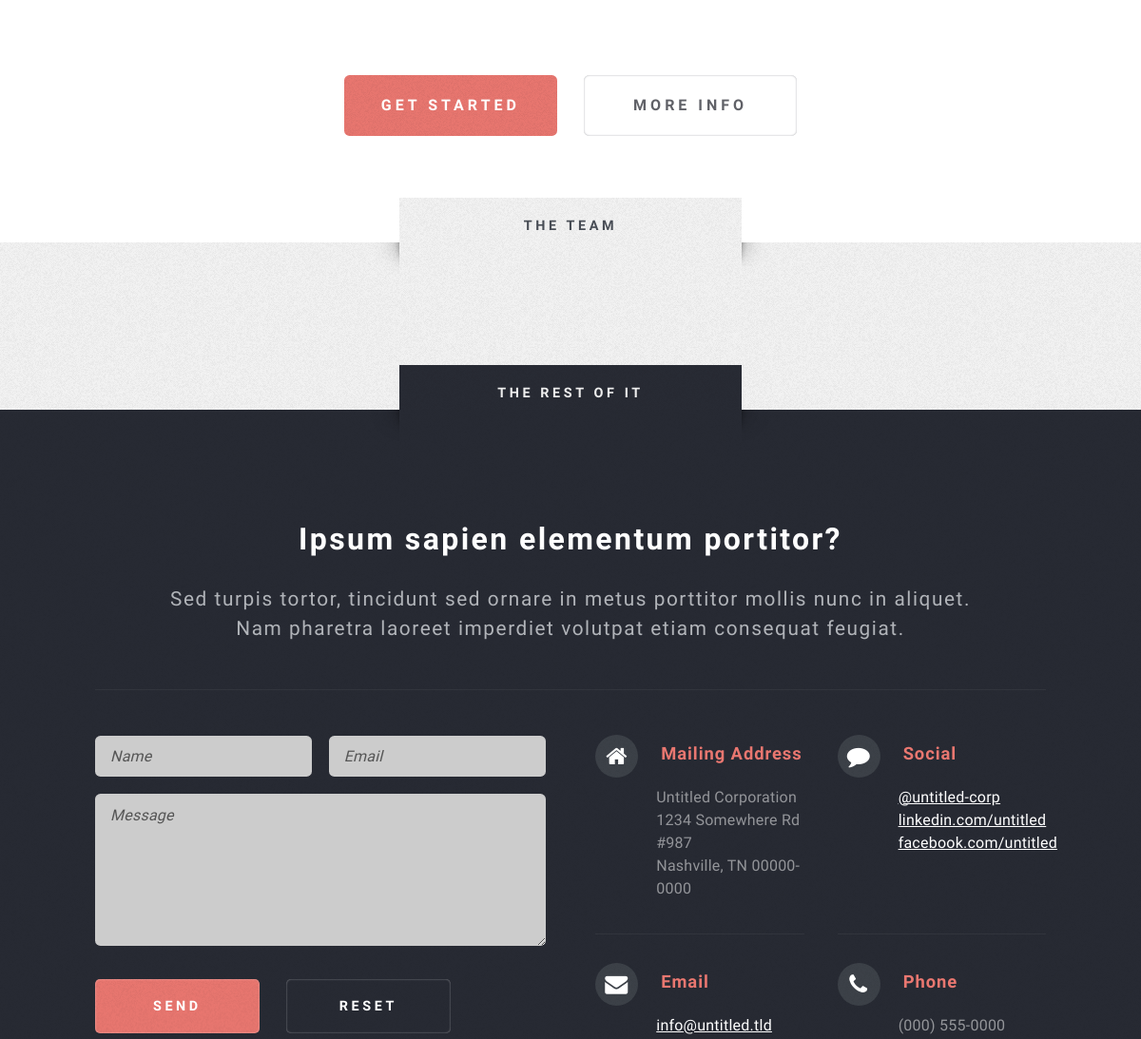
Before: / (middle part) with the older database file.
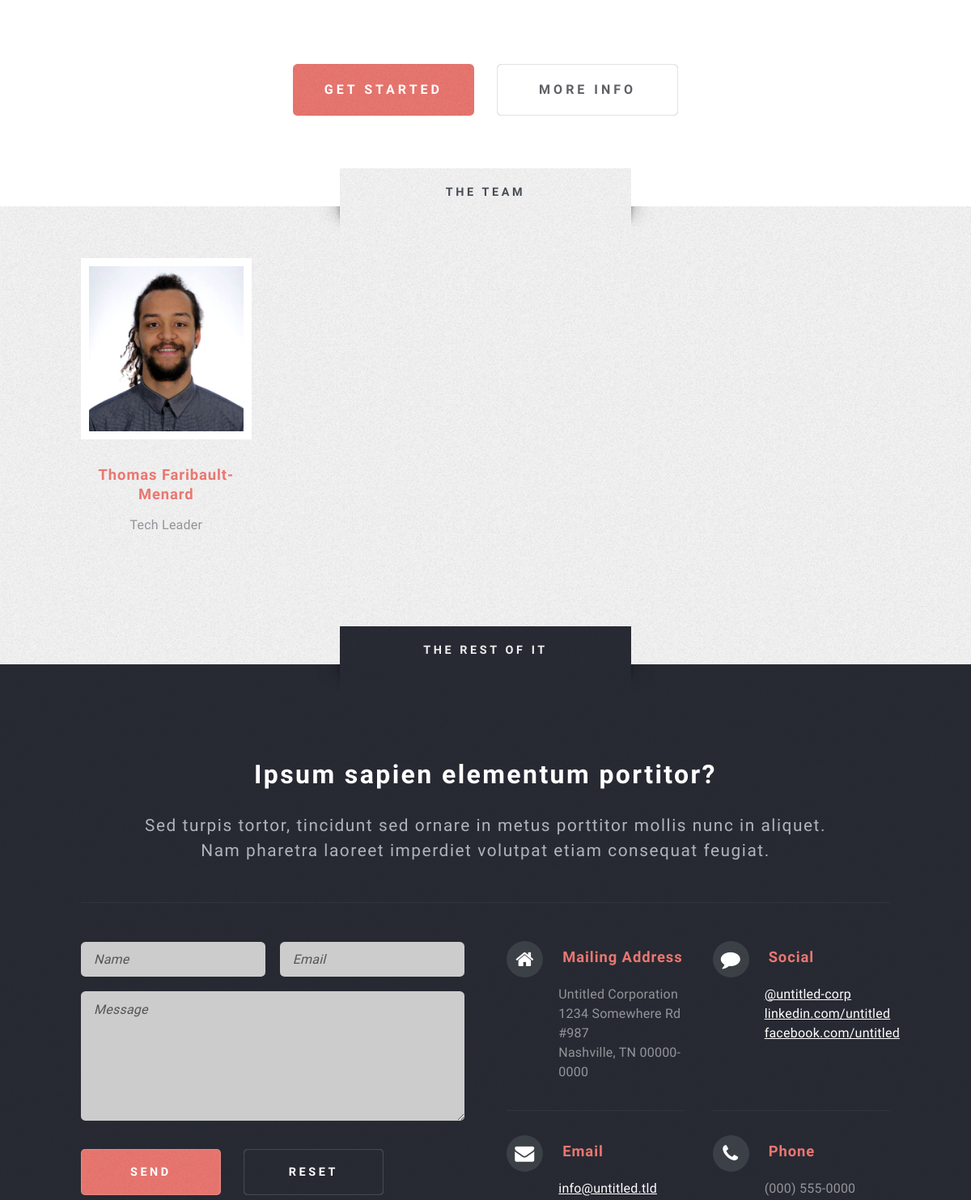
After: the same page with the newer database file.
### navapp/models.py (models this page shows, shortened)
class TeamMember(models.Model):
    name = models.CharField(max_length=200);
    picture = models.ImageField(upload_to=settings.MEDIA_ROOT+"/images")
    professional_background = models.CharField(max_length=500,
    	help_text='Example: PhD (c) Scientology')
    project_position = models.CharField(max_length=200,
    	help_text='Example: VP Communications')
    def image_name(self):
        image_name = basename(self.picture.name)
        return image_name

### navapp/views.py (the view)
# urls.py: url(r'^$', views.index, name="index"),
def index(request):
    teamMembers = TeamMember.objects.all()
    return render(request, 'navapp/index.html', { 'teamMembers' : teamMembers})

### navapp/templates/navapp/index.html (shortened to what this page needs)
<!DOCTYPE HTML>
{% load staticfiles %}
{% load static %}
{% get_media_prefix as media %}
<html>
	{% include "header_navapp.html" %}
	<body class="homepage">
		<div id="page-wrapper">
			{% include "navbar_navapp.html" %}
				<div class="wrapper style2">
					<div id="main" class="container">
							<section id="features">
								<ul class="actions actions-centered">
									<li><a href="#" class="button style1 big">Get Started</a></li>
									<li><a href="#" class="button style2 big">More Info</a></li>
								</ul>
							</section>
					</div>
				</div>
				<div class="wrapper style3">
					<div id="team" class="title">The Team</div>
					<div id="highlights" class="container">
						<div class="row 150%">
							{% for member in teamMembers %}
							<div class="3u 12u(mobile)">
								<section class="highlight">
									<a href="#" class="image featured"><img class="img-circle" src="{{ media }}images/{{ member.image_name }}" alt="" /></a>
									<h3><a href="#">{{ member.name}}</a></h3>
									<p>{{ member.project_position}}</p>
								</section>
							</div>
							{% endfor %}
						</div>
					</div>
				</div>
				<div id="footer-wrapper" class="wrapper">
					<div class="title">The Rest Of It</div>
					<div id="footer" class="container">
						<header class="style1">
							<h2>Ipsum sapien elementum portitor?</h2>
							<p>
								Sed turpis tortor, tincidunt sed ornare in metus porttitor mollis nunc in aliquet.<br />
								Nam pharetra laoreet imperdiet volutpat etiam consequat feugiat.
							</p>
						</header>
						<hr />
						<div class="row 150%">
							<div class="6u 12u(mobile)">
									<section>
										<form method="post" action="#">
											<div class="row 50%">
												<div class="6u 12u(mobile)">
													<input type="text" name="name" id="contact-name" placeholder="Name" />
												</div>
												<div class="6u 12u(mobile)">
													<input type="text" name="email" id="contact-email" placeholder="Email" />
												</div>
											</div>
											<div class="row 50%">
												<div class="12u">
													<textarea name="message" id="contact-message" placeholder="Message" rows="4"></textarea>
												</div>
											</div>
											<div class="row">
												<div class="12u">
													<ul class="actions">
														<li><input type="submit" class="style1" value="Send" /></li>
														<li><input type="reset" class="style2" value="Reset" /></li>
													</ul>
												</div>
											</div>
										</form>
									</section>
							</div>
							<div class="6u 12u(mobile)">
									<section class="feature-list small">
										<div class="row">
											<div class="6u 12u(mobile)">
												<section>
													<h3 class="icon fa-home">Mailing Address</h3>
													<p>
														Untitled Corporation<br />
														1234 Somewhere Rd #987<br />
														Nashville, TN 00000-0000
													</p>
												</section>
											</div>
											<div class="6u 12u(mobile)">
												<section>
													<h3 class="icon fa-comment">Social</h3>
													<p>
														<a href="#">@untitled-corp</a><br />
														<a href="#">linkedin.com/untitled</a><br />
														<a href="#">facebook.com/untitled</a>
													</p>
												</section>
											</div>
										</div>
										<div class="row">
											<div class="6u 12u(mobile)">
												<section>
													<h3 class="icon fa-envelope">Email</h3>
													<p>
														<a href="#">info@untitled.tld</a>
													</p>
												</section>
											</div>
											<div class="6u 12u(mobile)">
												<section>
													<h3 class="icon fa-phone">Phone</h3>
													<p>
														(000) 555-0000
													</p>
												</section>
											</div>
										</div>
									</section>
							</div>
						</div>
					</div>
				</div>
		</div>
	</body>
</html>

Changed rows visible on the page:
added TeamMember: image_name (picture), name "Thomas Faribault-Menard", project_position "Tech Leader"
